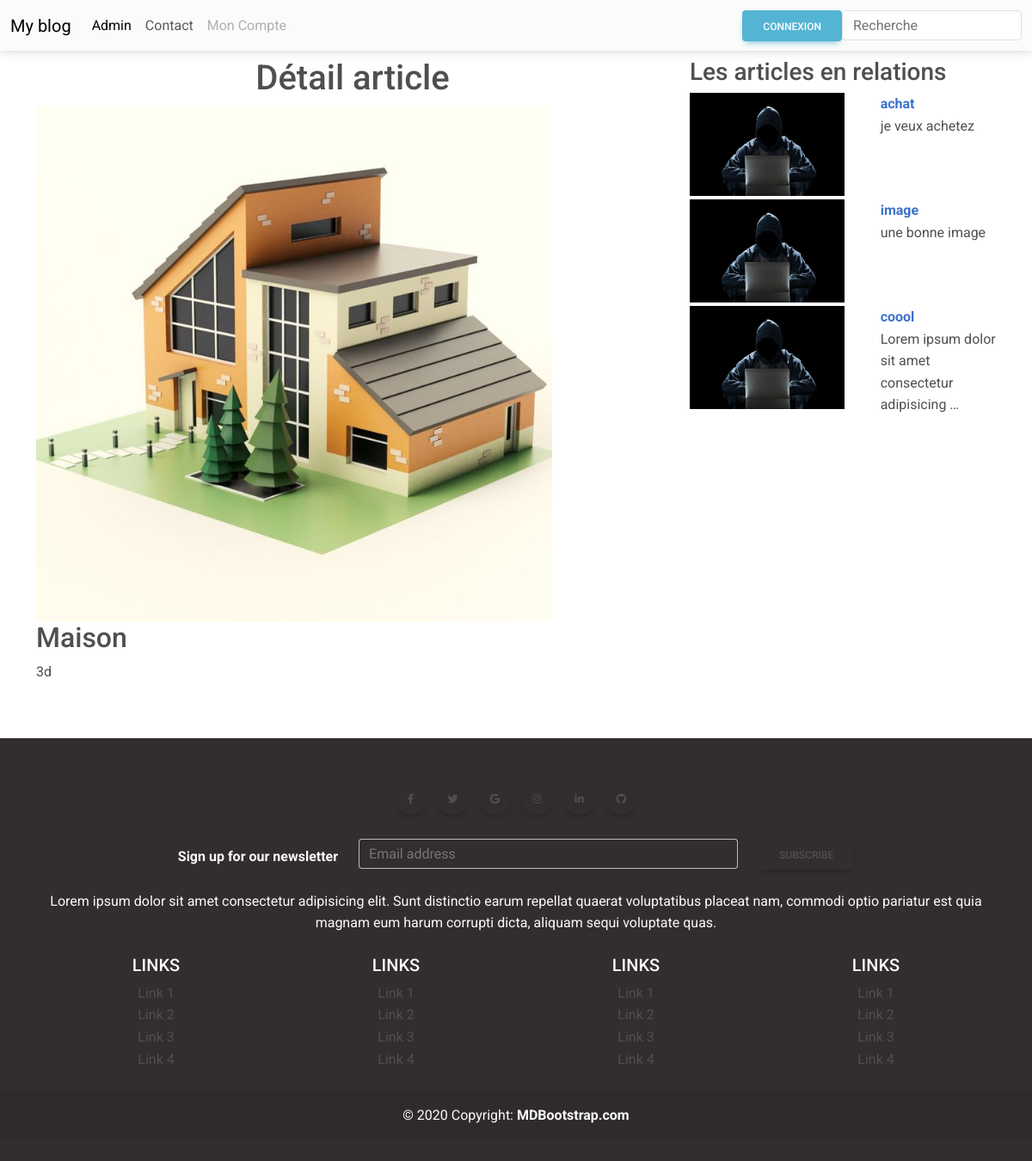
Page /article/6 on the committed database.
### blog/models.py (models this page shows, shortened)
class Article(models.Model):
    user = models.ForeignKey(User, on_delete=models.CASCADE, null=True)
    title = models.CharField(max_length=50)
    category = models.ForeignKey(Category, on_delete=models.CASCADE)
    desc = models.TextField()
    image = models.ImageField()
    created_at = models.DateTimeField(auto_now_add=True)
    upload_at = models.DateTimeField(auto_now=True)

### blog/views.py (the view)
# urls.py: path('article/<int:id_article>', detail, name = "detail"),
def detail(request,id_article):
    article = Article.objects.get(id=id_article)
    category = article.category
    article_en_relation = Article.objects.filter(category=category)[:5]
    return render (request, 'detail.html',{'article': article, 'aer':article_en_relation})

### blog/templates/detail.html
{% extends 'base.html'%}
{% block content %}
<div class="container">
    <div class="row">
        <div class="col-md-8">
            <h1 class="text-center mt-2">Détail article</h1>
            <img src="{{article.image.url}}" alt="image article" style="max-width: 600px">
            <h2>{{article.title}}</h2>
            <p>{{article.desc}}</p>
        </div>
        <div class="col-md-4">
            <h3 class="mt-2">Les articles en relations</h3 class="mt-2">
            <div class="row">
                {%for art in aer%}
                {%if art.id != article.id%}
                <div class="col-md-7 mb-1">
                    <a href="{% url 'detail' art.id %}">
                        <img src="{{ art.image.url }}" alt="" style="max-width: 180px;">
                    </a>
                </div>
                <div class="col-5">
                    <strong><a href="{% url 'detail' art.id %}">{{art.title}}</a></strong> <br>
                    {{art.desc|truncatewords:7}}
                </div>
                {%endif%}
                {%endfor%}
            </div>
        </div>
    </div>
</div>
{% endblock %}

### rows in the picture
Article: image (picture), title "Maison", desc "3d"
Article: image (picture), title "achat", desc "je veux achetez"
Article: image (picture), title "image", desc "une bonne image"
Article: image (picture), title "coool", desc "Lorem ipsum dolor sit amet consectetur adipisicing …"
